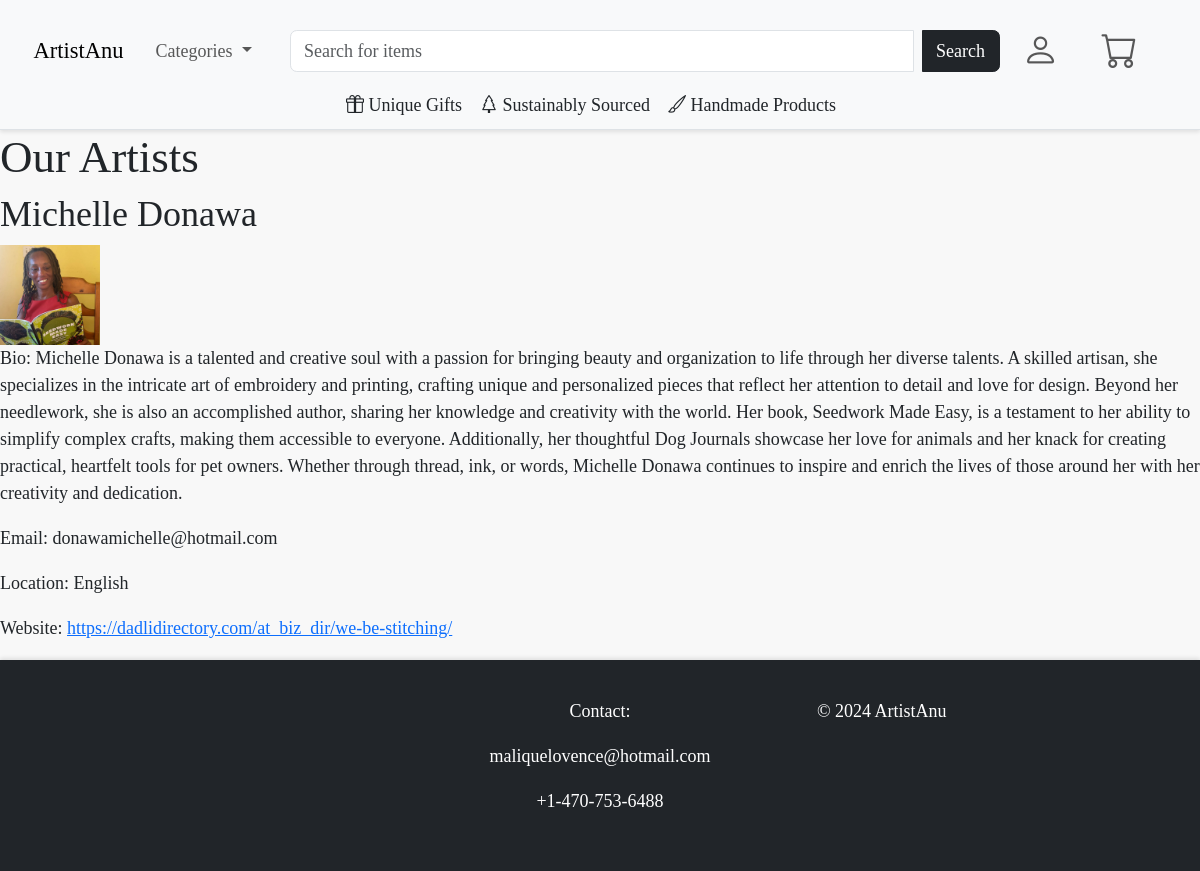
/artist_list/, run on the app's committed database.
### catalogue/models.py (models this page shows, shortened)
class Artist(models.Model):
    name = models.CharField(max_length=255)
    user = models.OneToOneField(CustomUser, on_delete=models.CASCADE, related_name='artist_profile', null=True, blank=True)
    bio = models.TextField(blank=True)
    profile_picture = models.ImageField(upload_to='artists/', blank=True, null=True)
    email = models.EmailField(unique=True)
    phone_number = models.CharField(max_length=15, blank=True)
    website = models.URLField(blank=True, null=True)
    social_media_links = models.JSONField(blank=True, null=True)
    location = models.CharField(max_length=255, blank=True)
    date_joined = models.DateTimeField(auto_now_add=True)

### catalogue/views.py (the view)
# urls.py: path('artist_list/', views.artist_list, name='artist_list'),
def artist_list(request):
    artists = Artist.objects.all()
    return render(request, 'catalogue/artist_list.html', {'artists': artists})

### catalogue/context_processors.py (called while the page is built)
def categories_processor(request):
    return {'categories': Category.objects.all()}

### catalogue/templates/catalogue/artist_list.html (shortened to what this page needs)
{% extends 'base.html' %}
{% block content %}
<h1>Our Artists</h1>
<div class="artists">
    {% for artist in artists %}
    <div class="artist">
        <h2>{{ artist.name }}</h2>
        {% if artist.profile_picture %}
            <img src="{{ artist.profile_picture.url }}" alt="{{ artist.name }}'s profile picture" width="100" height="100">
        {% else %}
            <p>No profile picture available</p>
        {% endif %}
        <p><strong>Bio:</strong> {{ artist.bio }}</p>
        <p><strong>Email:</strong> {{ artist.email }}</p>
        <p><strong>Location:</strong> {{ artist.location }}</p>
        {% if artist.website %}
            <p><strong>Website:</strong> <a href="{{ artist.website }}" target="_blank">{{ artist.website }}</a></p>
        {% endif %}
    </div>
    {% endfor %}
</div>
{% endblock %}

### static/css/styles.css (style rules this page uses)
html, body { height: 100%; margin: 0; padding: 0; display: flex; flex-direction: column; font-family: 'Poppins', serif; font-weight: 300; font-size: large; background-color: #F8F8F8; }
h1, h2, h3, h4, h5, h6 { font-family: 'Playfair Display', serif; }

### data on the page
Artist: name "Michelle Donawa", profile_picture (picture), bio "Michelle Donawa is a talented and creative soul with a passion for bringing beauty and organization to life through her diverse talents. A skilled artisan, she specializes in the intricate art of embroidery and printing, crafting unique and personalized pieces that reflect her attention to detail and love for design. Beyond her needlework, she is also an accomplished author, sharing her knowledge and creativity with the world. Her book, Seedwork Made Easy, is a testament to her ability to simplify complex crafts, making them accessible to everyone. Additionally, her thoughtful Dog Journals showcase her love for animals and her knack for creating practical, heartfelt tools for pet owners.…", email "donawamichelle@hotmail.com", location "English", website "https://dadlidirectory.com/at_biz_dir/we-be-stitching/"
